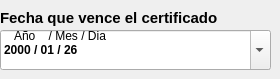
                    <widget class="QFrame" name="espacio_fecha_certificado">
                     <property name="styleSheet">
                      <string/>
                     </property>
                     <widget class="QDateEdit" name="dateedit_fecha_vencimiento_certificado">
                      <property name="geometry">
                       <rect>
                        <x>0</x>
                        <y>30</y>
                        <width>271</width>
                        <height>40</height>
                       </rect>
                      </property>
                      <property name="minimumSize">
                       <size>
                        <width>0</width>
                        <height>40</height>
                       </size>
                      </property>
                      <property name="font">
                       <font>
                        <family>Segoe UI</family>
                        <weight>75</weight>
                        <italic>false</italic>
                        <bold>true</bold>
                       </font>
                      </property>
                      <property name="toolTip">
                       <string>Año/Mes/Dia</string>
                      </property>
                      <property name="styleSheet">
                       <string notr="true"/>
                      </property>
                      <property name="wrapping">
                       <bool>false</bool>
                      </property>
                      <property name="frame">
                       <bool>true</bool>
                      </property>
                      <property name="accelerated">
                       <bool>true</bool>
                      </property>
                      <property name="keyboardTracking">
                       <bool>true</bool>
                      </property>
                      <property name="showGroupSeparator" stdset="0">
                       <bool>true</bool>
                      </property>
                      <property name="currentSection">
                       <enum>QDateTimeEdit::YearSection</enum>
                      </property>
                      <property name="displayFormat">
                       <string>yyyy / MM / dd</string>
                      </property>
                      <property name="calendarPopup">
                       <bool>true</bool>
                      </property>
                      <property name="currentSectionIndex">
                       <number>0</number>
                      </property>
                      <property name="date">
                       <date>
                        <year>2000</year>
                        <month>1</month>
                        <day>26</day>
                       </date>
                      </property>
                     </widget>
                     <widget class="QLabel" name="label_4">
                      <property name="geometry">
                       <rect>
                        <x>14</x>
                        <y>28</y>
                        <width>101</width>
                        <height>16</height>
                       </rect>
                      </property>
                      <property name="styleSheet">
                       <string notr="true"/>
                      </property>
                      <property name="text">
                       <string>Año    / Mes / Dia</string>
                      </property>
                      <property name="tipo" stdset="0">
                       <string>titulo_qdateedit</string>
                      </property>
                     </widget>
                     <widget class="QLabel" name="label_fecha_del_certificado">
                      <property name="geometry">
                       <rect>
                        <x>0</x>
                        <y>10</y>
                        <width>251</width>
                        <height>16</height>
                       </rect>
                      </property>
                      <property name="font">
                       <font>
                        <family>Segoe UI</family>
                        <pointsize>11</pointsize>
                        <weight>75</weight>
                        <italic>false</italic>
                        <bold>true</bold>
                       </font>
                      </property>
                      <property name="styleSheet">
                       <string notr="true"/>
                      </property>
                      <property name="text">
                       <string>Fecha que vence el certificado </string>
                      </property>
                      <property name="scaledContents">
                       <bool>false</bool>
                      </property>
                      <property name="tipo" stdset="0">
                       <string>titulo_qlineedit</string>
                      </property>
                     </widget>
                    </widget>
